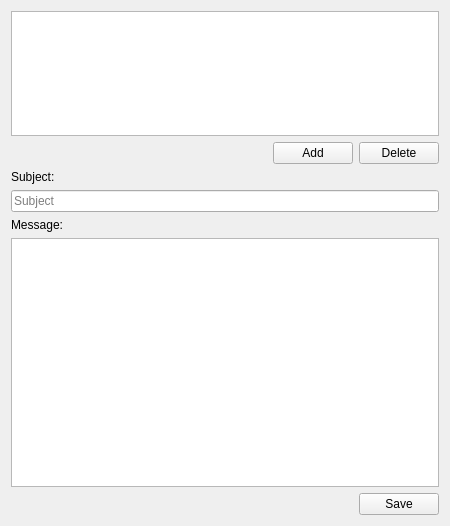
<?xml version="1.0" encoding="UTF-8"?>
<ui version="4.0">
 <class>WMessages</class>
 <widget class="QWidget" name="WMessages">
  <property name="geometry">
   <rect>
    <x>0</x>
    <y>0</y>
    <width>450</width>
    <height>526</height>
   </rect>
  </property>
  <property name="windowTitle">
   <string>Messages</string>
  </property>
  <layout class="QVBoxLayout" name="verticalLayout" stretch="1,0,0,0,0,2,0">
   <item>
    <widget class="QTableView" name="tblMessages"/>
   </item>
   <item>
    <layout class="QHBoxLayout" name="horizontalLayout">
     <item>
      <spacer name="horizontalSpacer">
       <property name="orientation">
        <enum>Qt::Horizontal</enum>
       </property>
       <property name="sizeHint" stdset="0">
        <size>
         <width>40</width>
         <height>20</height>
        </size>
       </property>
      </spacer>
     </item>
     <item>
      <widget class="QPushButton" name="btnAdd">
       <property name="text">
        <string>Add</string>
       </property>
      </widget>
     </item>
     <item>
      <widget class="QPushButton" name="btnDelete">
       <property name="text">
        <string>Delete</string>
       </property>
      </widget>
     </item>
    </layout>
   </item>
   <item>
    <widget class="QLabel" name="lblSubject">
     <property name="text">
      <string>Subject:</string>
     </property>
    </widget>
   </item>
   <item>
    <widget class="QLineEdit" name="txtSubject">
     <property name="text">
      <string/>
     </property>
     <property name="placeholderText">
      <string>Subject</string>
     </property>
    </widget>
   </item>
   <item>
    <widget class="QLabel" name="lblMessage">
     <property name="text">
      <string>Message:</string>
     </property>
    </widget>
   </item>
   <item>
    <widget class="QPlainTextEdit" name="txtMessage"/>
   </item>
   <item>
    <layout class="QHBoxLayout" name="horizontalLayout_2">
     <item>
      <spacer name="horizontalSpacer_2">
       <property name="orientation">
        <enum>Qt::Horizontal</enum>
       </property>
       <property name="sizeHint" stdset="0">
        <size>
         <width>40</width>
         <height>20</height>
        </size>
       </property>
      </spacer>
     </item>
     <item>
      <widget class="QPushButton" name="btnSave">
       <property name="text">
        <string>Save</string>
       </property>
      </widget>
     </item>
    </layout>
   </item>
  </layout>
 </widget>
 <resources/>
 <connections/>
</ui>
